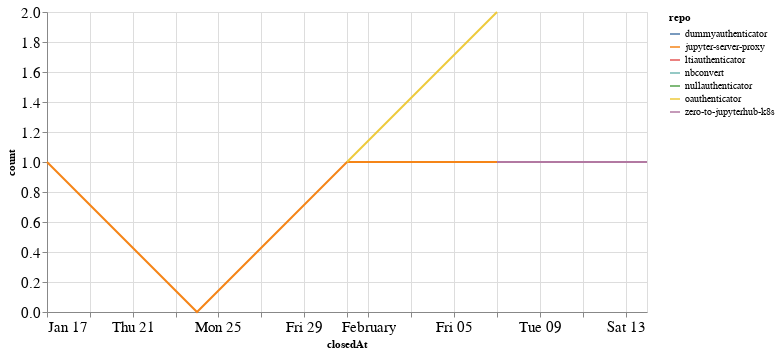

This figure's notebook cell:
### Code cell
closed_by_time = closed_by.groupby('repo').resample('W', on='closedAt').count()['author'].reset_index()
closed_by_time = closed_by_time.rename(columns={'author': 'count'})

alt.Chart(closed_by_time, width=600).mark_line().encode(
    x='closedAt',
    y='count',
    color='repo',
    tooltip="repo"
)

### Figure 1 — Vega-Lite specification as saved in the notebook (floating-point values rounded to 4 significant figures)
{"config": {"axisLeft": {"labelFontSize": 15}, "axisBottom": {"labelFontSize": 15}}, "data": {"name": "data-a20d0e51f688673f02e3b7183881474a"}, "mark": "line", "encoding": {"color": {"type": "nominal", "field": "repo"}, "tooltip": {"type": "nominal", "field": "repo"}, "x": {"type": "temporal", "field": "closedAt"}, "y": {"type": "quantitative", "field": "count"}}, "width": 600, "$schema": "https://vega.github.io/schema/vega-lite/v4.8.1.json", "datasets": {"data-a20d0e51f688673f02e3b7183881474a": [{"repo": "dummyauthenticator", "closedAt": "2021-02-14T00:00:00", "count": 1}, {"repo": "jupyter-server-proxy", "closedAt": "2021-01-17T00:00:00", "count": 1}, {"repo": "jupyter-server-proxy", "closedAt": "2021-01-24T00:00:00", "count": 0}, {"repo": "jupyter-server-proxy", "closedAt": "2021-01-31T00:00:00", "count": 1}, {"repo": "jupyter-server-proxy", "closedAt": "2021-02-07T00:00:00", "count": 1}, {"repo": "jupyter-server-proxy", "closedAt": "2021-02-14T00:00:00", "count": 1}, {"repo": "ltiauthenticator", "closedAt": "2021-01-31T00:00:00", "count": 1}, {"repo": "nbconvert", "closedAt": "2021-02-07T00:00:00", "count": 2}, {"repo": "nullauthenticator", "closedAt": "2021-02-14T00:00:00", "count": 1}, {"repo": "oauthenticator", "closedAt": "2021-01-31T00:00:00", "count": 1}, {"repo": "oauthenticator", "closedAt": "2021-02-07T00:00:00", "count": 2}, {"repo": "zero-to-jupyterhub-k8s", "closedAt": "2021-02-07T00:00:00", "count": 1}, {"repo": "zero-to-jupyterhub-k8s", "closedAt": "2021-02-14T00:00:00", "count": 1}]}}
